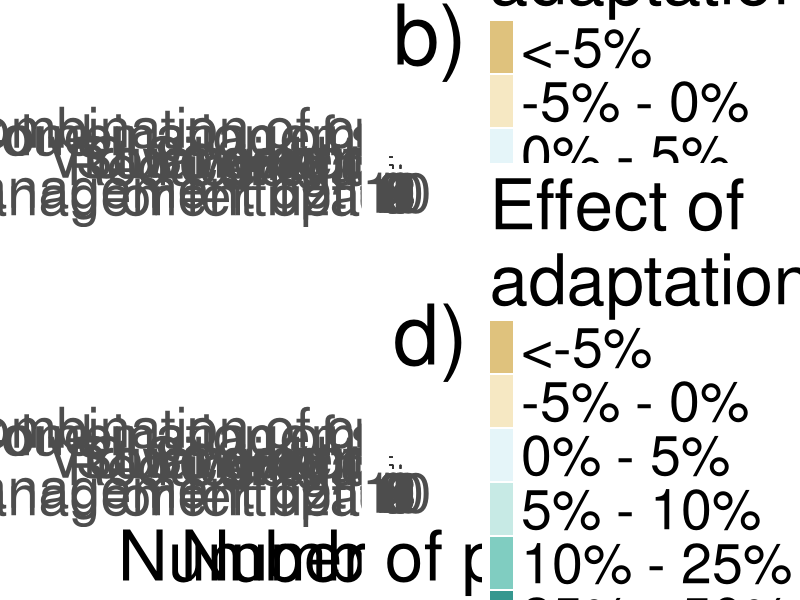

This chart was generated by the following R code:
# Purpose: Quantify the effect of different adaptation strategies on crop yield.
# Test alternative methods to aggregate results
# Author: M. Marteau-Bazouni
# Date: 18/07/2023


# Packages ----------------------------------------------------------------
library(dplyr);library(ggplot2);library(ggforce);library(tidyr);library(gridExtra)

# Input data --------------------------------------------------------------
data <- read.csv2("../Input/Data_review.csv",fileEncoding="latin1",dec=',')


# Rename adaptation strategies -----------------------------------------------

adpt <- data %>% filter(Cat!="Impact" & !is.na(Adapt_impact) & Adapt_type!="Rotation") %>%
  mutate(Adapt_type = case_match(Adapt_type,"Cultivar"~"Cultivar choice","Virtual cultivar"~"Virtual genotype",c("Residue incorporation","Fertilization")~"Residue management \n or fertilization",c("Sowing date x virtual cultivar","Sowing date x cultivar")~"Combination of crop \n management options",c("Residue incorporation x fertilization","Virtual cultivar x Reduced tillage","Fertilization x irrigation")~"Combination of soil \n management options",.default=Adapt_type))%>%
  mutate(Crop=case_match(Crop,"Soybean"~"Soybean",.default="Others"))

# Order strategies
adpt$Adapt_type <- factor(adpt$Adapt_type, levels = rev(c("Cultivar choice","Virtual genotype","Sowing date","Sowing density","Combination of crop \n management options","Irrigation","Reduced tillage","Residue management \n or fertilization","Cover crop","Combination of soil \n management options")))

# Count the number of papers included in the figure
adpt %>% count(n_distinct(Doi))

# Graph parameters --------------------------------------------------------

brks <- c(-20,-0.05,0,0.05, 0.1, 0.25, 0.5, 1, 20)
scale_x <- seq(-4,10,2)

plot_graph <- function(x,t){
  x$Crop<-factor(x$Crop, levels = c("Soybean","Others"))
  pos <- x %>% spread(Group,Nb,fill=0) %>% dplyr::select(-Negative)
  pos$Class<-factor(pos$Class, levels = rev(levels(pos$Class)))
  neg <- x %>% spread(Group,Nb,fill=0) %>% dplyr::select(-Positive)
  
  labels <- c("Soybean","Other grain leg.")
  names(labels) <- c("Soybean","Others")
  
  neg$Adapt_family <- case_match(neg$Adapt_type,c("Cultivar choice","Virtual genotype","Sowing date","Sowing density","Combination of crop \n management options")~"Crop management",.default = "Water and soil management")
  pos$Adapt_family <- case_match(neg$Adapt_type,c("Cultivar choice","Virtual genotype","Sowing date","Sowing density","Combination of crop \n management options")~"Crop management",.default = "Water and soil management")
  
  p <- ggplot(data=x, aes(fill=Class, y=Adapt_type)) +
    geom_bar(data = neg, stat="identity",position="stack", aes(x=-Negative))+ geom_bar(data = pos, stat="identity",position="stack", aes(x=Positive))+
    scale_fill_manual(values=c("#dfc27d","#f6e8c3","#e5f5f9","#c7eae5","#80cdc1","#35978f","#01665e","#003c30"),labels=c("<-5%","-5% - 0%", "0% - 5%","5% - 10%","10% - 25%","25% - 50%","50% - 100%", ">100%"))+
    scale_x_continuous(breaks=scale_x,labels=abs(scale_x))+
    labs(title=t, x= ifelse(t %in% c("a)","b)"),"","Number of papers"), y = element_blank(),fill="Effect of \nadaptation")+
    geom_vline(data=x, aes(xintercept = 0),color="black",linetype="dashed")+
    theme_bw()+
    theme(text = element_text(size = 50))+
    facet_grid(Adapt_family ~ Crop,labeller = labeller(Crop = labels),scales="free_y")+
    if(t %in% c("b)","d)")){theme(axis.text.y=element_blank())} else {theme(legend.position="none")}
  return(p)
}


# Other methods for aggregating results -----------------------------------

# a) unweighted results (one paper with 20 combinations of time period x climate scenario x crop model x GCM x location x replicate counts for 20)

no_weight <- adpt %>%
  mutate(Class = cut(Adapt_impact, breaks = brks,include.lowest = T, right = F)) %>% mutate(Group = ifelse(Class %in%c("[-20,-0.05)","[-0.05,0)"),"Negative","Positive")) %>% add_count(Adapt_type,Class,Crop,name="Nb") %>% distinct(Crop,Adapt_type,Class,Group,Nb)

scale_x <- seq(-25,200,25)
p1 <- plot_graph(no_weight,"a)")

# b) weighted results (one paper with 20 combinations of time period x climate scenario x crop model x GCM x location x replicate counts for 1, each combination being given a weight of 1/20)

equal_weight <- adpt %>%
  mutate(Class = cut(Adapt_impact, breaks = brks,include.lowest = T, right = F)) %>%
  add_count(Doi,Crop,Adapt_type,name="Weight") %>% mutate(Weight=1/Weight) %>%
  mutate(Group = ifelse(Class %in%c("[-20,-0.05)","[-0.05,0)"),"Negative","Positive")) %>%
  group_by(Adapt_type,Class,Crop) %>% mutate(Nb=sum(Weight)) %>% distinct(Crop,Adapt_type,Class,Group,Nb)

scale_x <- seq(-4,10,2)
p2 <- plot_graph(equal_weight,"b)")

# c) results averaged on GCM, location and replicate, unweighted (one paper with 3 combinations of time period x climate scenario x crop model counts for 3)

mean2_unw <- adpt %>% group_by(Doi,Crop,Adapt_type,Future_midpoint,Scenario,Model_name) %>%
  mutate(Adapt_impact=mean(Adapt_impact)) %>% distinct(Doi,Crop,Adapt_impact,.keep_all = TRUE) %>%
  mutate(Class = cut(Adapt_impact, breaks = brks,include.lowest = T, right = F)) %>%
  mutate(Group = ifelse(Class %in%c("[-20,-0.05)","[-0.05,0)"),"Negative","Positive")) %>%
  ungroup() %>% add_count(Adapt_type,Class,Crop,name="Nb") %>%
  distinct(Crop,Adapt_type,Class,Group,Nb)

scale_x <- seq(-15,35,5)
p3 <- plot_graph(mean2_unw,"c)")

# d) results averaged on GCM, location and replicate, weighted (one paper with 3 combinations of time period x climate scenario x crop model counts for 1, each combination being given a weight of 1/3)

mean2_w <- adpt %>% group_by(Doi,Crop,Adapt_type,Future_midpoint,Scenario,Model_name) %>%
  mutate(Adapt_impact=mean(Adapt_impact)) %>% distinct(Doi,Crop,Adapt_impact,.keep_all = TRUE) %>%
  ungroup() %>% add_count(Doi,Crop,Adapt_type,name="Weight") %>% mutate(Weight=1/Weight) %>%
  mutate(Class = cut(Adapt_impact, breaks = brks,include.lowest = T, right = F)) %>%
  mutate(Group = ifelse(Class %in%c("[-20,-0.05)","[-0.05,0)"),"Negative","Positive")) %>%
  group_by(Adapt_type,Class,Crop) %>% mutate(Nb=sum(Weight)) %>% distinct(Crop,Adapt_type,Class,Group,Nb)

scale_x <- seq(-4,10,2)
p4 <- plot_graph(mean2_w,"d)")

# Export
jpeg("../Output/Adaptation/FigureS1_Adaptation_effect_alternative_methods.jpg",width=3000,height=3000)
grid.arrange(p1, p2, p3, p4, ncol=2)
dev.off()